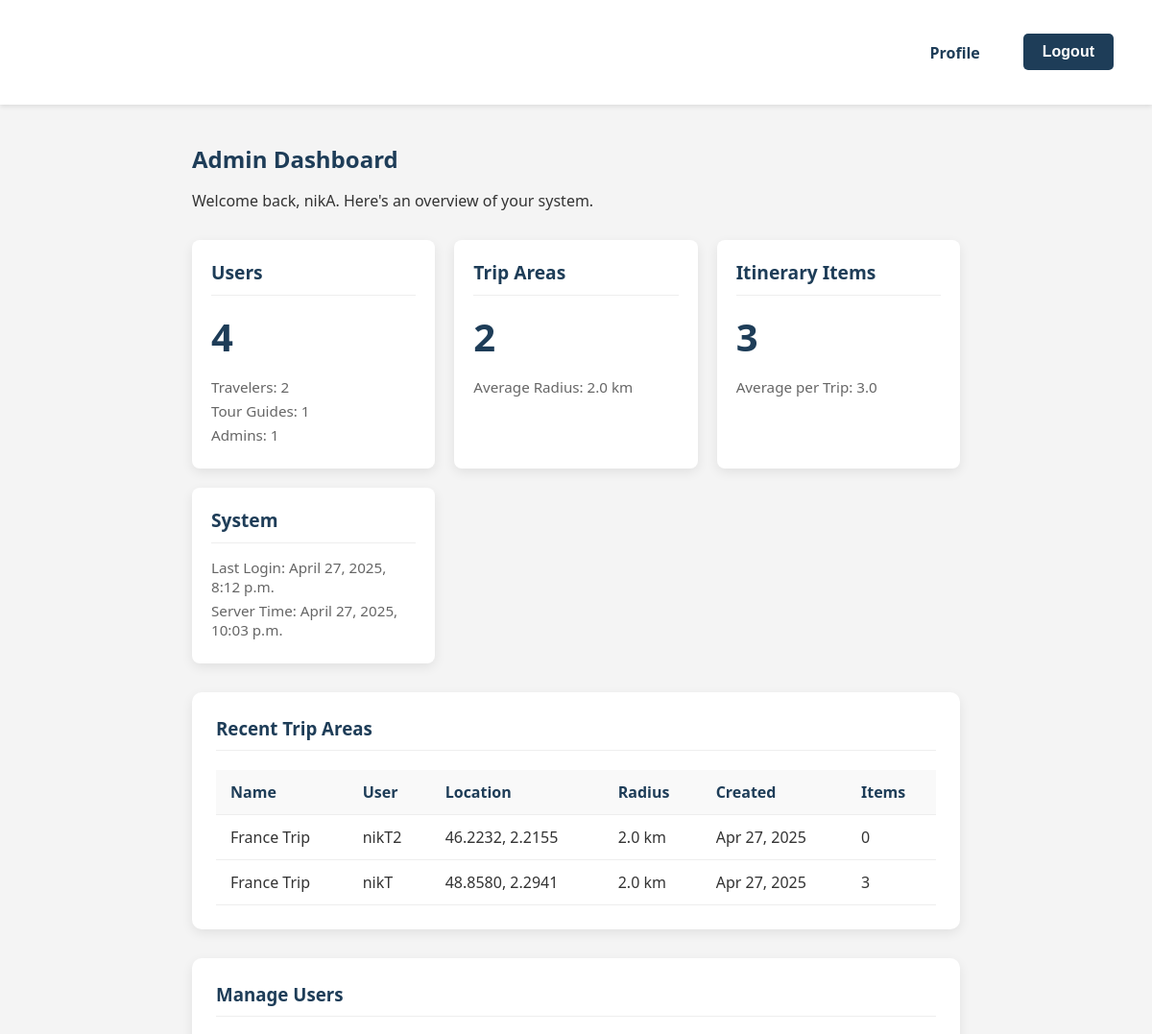
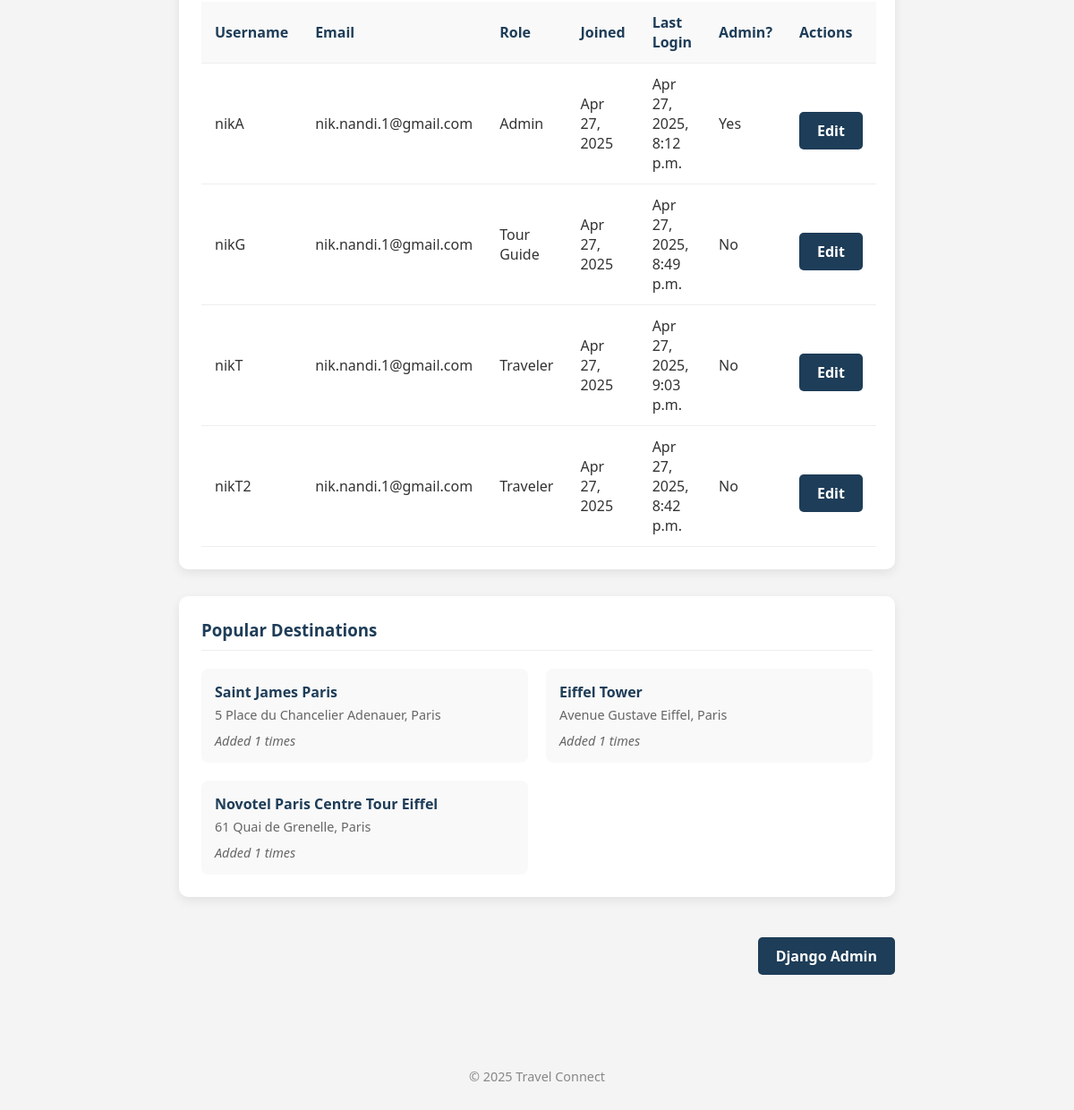
The app's page /accounts/profile/ (signed in) with its own data (2 pictures, top to bottom).
### pages/models.py (models this page shows, shortened)
class User(AbstractUser):
    ROLE_CHOICES = (
        ('traveler', 'Traveler'),
        ('guide', 'Tour Guide'),
        ('admin', 'Admin'),
    )
    role = models.CharField(max_length=20, choices=ROLE_CHOICES, default='traveler')
    def is_admin(self):
        return self.role == 'admin'

class TripArea(models.Model):
    user = models.ForeignKey(User, on_delete=models.CASCADE, related_name='trip_areas')
    name = models.CharField(max_length=100)
    description = models.TextField(blank=True)
    latitude = models.FloatField()
    longitude = models.FloatField()
    radius = models.FloatField()  # in kilometers
    created_at = models.DateTimeField(auto_now_add=True)
    assigned_guide = models.ForeignKey(
        User,
        on_delete=models.SET_NULL,
        null=True,
        blank=True,
        related_name='guided_trips'
    )

class ItineraryItem(models.Model):
    trip_area = models.ForeignKey(TripArea, on_delete=models.CASCADE, related_name='itinerary_items')
    place_id = models.CharField(max_length=255)
    name = models.CharField(max_length=255)
    address = models.CharField(max_length=255)
    photo_reference = models.CharField(max_length=500, null=True, blank=True)
    types = models.CharField(max_length=255, blank=True)
    latitude = models.FloatField()
    longitude = models.FloatField()
    created_at = models.DateTimeField(auto_now_add=True)
    notes = models.TextField(blank=True)
    order = models.IntegerField(default=0)
    class Meta:
        ordering = ['order', 'created_at']

### pages/views.py (the view)
# urls.py: path('accounts/profile/', views.profile_view, name='profile'),
@login_required
def profile_view(request):
    trip_areas = TripArea.objects.filter(user=request.user)
    context = {'trip_areas': trip_areas}
    if request.user.is_admin():
        user_count = User.objects.count()
        traveler_count = User.objects.filter(role='traveler').count()
        guide_count = User.objects.filter(role='guide').count()
        admin_count = User.objects.filter(role='admin').count()
        trip_area_count = TripArea.objects.count()
        avg_radius = TripArea.objects.aggregate(Avg('radius'))['radius__avg'] or 0
        itinerary_count = ItineraryItem.objects.count()
        trip_areas_with_items = TripArea.objects.annotate(item_count=Count('itinerary_items')).filter(item_count__gt=0)
        avg_items_per_trip = trip_areas_with_items.aggregate(Avg('item_count'))['item_count__avg'] or 0
        recent_trip_areas = TripArea.objects.select_related('user').prefetch_related('itinerary_items').order_by('-created_at')[:10]
        all_users = User.objects.order_by('username') # Changed from recent_users
        popular_destinations = (
            ItineraryItem.objects
            .values('place_id', 'name', 'address')
            .annotate(count=Count('place_id'))
            .order_by('-count')[:6]
        )
        context.update({
            'user_count': user_count,
            'traveler_count': traveler_count,
            'guide_count': guide_count,
            'admin_count': admin_count,
            'trip_area_count': trip_area_count,
            'avg_radius': avg_radius,
            'itinerary_count': itinerary_count,
            'avg_items_per_trip': avg_items_per_trip,
            'recent_trip_areas': recent_trip_areas,
            'all_users': all_users, # Changed context variable name
            'popular_destinations': popular_destinations,
        })
    recent_bookmarks = None
    if request.user.is_traveler:
        recent_bookmarks = Bookmark.objects.filter(user=request.user).order_by('-created_at')[:5] # Get latest 5
    context.update({
        'recent_bookmarks': recent_bookmarks, # Add recent bookmarks to context
    })
    return render(request, 'pages/profile.html', context)

### pages/templates/pages/profile.html (shortened to what this page needs)
{% extends 'pages/base.html' %}
{% block content %}
<div class="profile-container">
    {% if user.is_admin %}
        {% include 'pages/admin_dashboard.html' %}
    {% endif %}
</div>
{% endblock %}

### pages/templates/pages/admin_dashboard.html
<div class="admin-dashboard">
    <div class="admin-header">
        <h2>Admin Dashboard</h2>
        <p>Welcome back, {{ user.username }}. Here's an overview of your system.</p>
    </div>
    <div class="admin-stats-grid">
        <div class="admin-stat-card">
            <h3>Users</h3>
            <div class="stat-number">{{ user_count }}</div>
            <div class="stat-details">
                <div>Travelers: {{ traveler_count }}</div>
                <div>Tour Guides: {{ guide_count }}</div>
                <div>Admins: {{ admin_count }}</div>
            </div>
        </div>
        <div class="admin-stat-card">
            <h3>Trip Areas</h3>
            <div class="stat-number">{{ trip_area_count }}</div>
            <div class="stat-details">
                <div>Average Radius: {{ avg_radius|floatformat:1 }} km</div>
            </div>
        </div>
        <div class="admin-stat-card">
            <h3>Itinerary Items</h3>
            <div class="stat-number">{{ itinerary_count }}</div>
            <div class="stat-details">
                <div>Average per Trip: {{ avg_items_per_trip|floatformat:1 }}</div>
            </div>
        </div>
        <div class="admin-stat-card">
            <h3>System</h3>
            <div class="stat-details">
                <div>Last Login: {{ user.last_login|date:"F j, Y, g:i a" }}</div>
                <div>Server Time: {% now "F j, Y, g:i a" %}</div>
            </div>
        </div>
    </div>
    <div class="admin-section">
        <h3>Recent Trip Areas</h3>
        <table class="admin-table">
            <thead>
                <tr>
                    <th>Name</th>
                    <th>User</th>
                    <th>Location</th>
                    <th>Radius</th>
                    <th>Created</th>
                    <th>Items</th>
                </tr>
            </thead>
            <tbody>
                {% for area in recent_trip_areas %}
                <tr>
                    <td>{{ area.name }}</td>
                    <td>{{ area.user.username }}</td>
                    <td>{{ area.latitude|floatformat:4 }}, {{ area.longitude|floatformat:4 }}</td>
                    <td>{{ area.radius }} km</td>
                    <td>{{ area.created_at|date:"M d, Y" }}</td>
                    <td>{{ area.itinerary_items.count }}</td>
                </tr>
                {% endfor %}
            </tbody>
        </table>
    </div>
    <div class="admin-section">
        <h3>Manage Users</h3>
        <table class="admin-table">
            <thead>
                <tr>
                    <th>Username</th>
                    <th>Email</th>
                    <th>Role</th>
                    <th>Joined</th>
                    <th>Last Login</th>
                    <th>Admin?</th>
                    <th>Actions</th>
                </tr>
            </thead>
            <tbody>
                {% for u in all_users %}
                <tr>
                    <td>{{ u.username }}</td>
                    <td>{{ u.email }}</td>
                    <td>{{ u.get_role_display }}</td>
                    <td>{{ u.date_joined|date:"M d, Y" }}</td>
                    <td>{{ u.last_login|date:"M d, Y, g:i a" }}</td>
                    <td>{{ u.is_superuser|yesno:"Yes,No" }}</td>
                    <td>
                        <a href="{% url 'admin:pages_user_change' u.id %}" class="btn btn-sm btn-secondary">Edit</a>
                    </td>
                </tr>
                {% empty %}
                <tr>
                    <td colspan="8">No users found.</td>
                </tr>
                {% endfor %}
            </tbody>
        </table>
    </div>
    <div class="admin-section">
        <h3>Popular Destinations</h3>
        <div class="popular-destinations">
            {% for item in popular_destinations %}
            <div class="popular-destination-card">
                <h4>{{ item.name }}</h4>
                <p>{{ item.address }}</p>
                <div class="destination-stats">
                    <span>Added {{ item.count }} times</span>
                </div>
            </div>
            {% endfor %}
        </div>
    </div>
    <div class="admin-actions">
        <a href="{% url 'admin:index' %}" class="btn admin-btn">Django Admin</a>
    </div>
</div>

### pages/static/core/style.css (style rules this page uses)
body { font-family: 'Segoe UI', sans-serif; margin: 0; padding: 0; background-color: #f4f4f4; color: #333; }
a { text-decoration: none; color: #1e3d58; }
.profile-container { max-width: 800px; margin: 40px auto; padding: 0 20px; }
.btn { display: inline-block; background-color: #1e3d58; color: white; padding: 10px 20px; border-radius: 5px; margin-top: 15px; font-weight: 600; border: none; cursor: pointer; text-align: center; font-size: 1rem; transition: background-color 0.3s ease, transform 0.2s ease; }
.admin-dashboard { width: 100%; max-width: 1200px; margin: 0 auto; }
.admin-header { margin-bottom: 30px; }
.admin-header h2 { color: #1e3d58; margin-bottom: 10px; }
.admin-stats-grid { display: grid; grid-template-columns: repeat(auto-fill, minmax(250px, 1fr)); gap: 20px; margin-bottom: 30px; }
.admin-stat-card { background-color: white; border-radius: 8px; padding: 20px; box-shadow: 0 4px 12px rgba(0,0,0,0.08); transition: transform 0.2s ease, box-shadow 0.2s ease; }
.admin-stat-card h3 { color: #1e3d58; margin-top: 0; margin-bottom: 15px; font-size: 1.2rem; border-bottom: 1px solid #eee; padding-bottom: 10px; }
.stat-number { font-size: 2.5rem; font-weight: 700; color: #1e3d58; margin-bottom: 15px; }
.stat-details { color: #666; font-size: 0.95rem; }
.stat-details div { margin-bottom: 5px; }
.admin-section { background-color: white; border-radius: 10px; padding: 25px; box-shadow: 0 4px 12px rgba(0,0,0,0.08); margin-bottom: 30px; }
.admin-section h3 { color: #1e3d58; margin-top: 0; margin-bottom: 20px; padding-bottom: 10px; border-bottom: 1px solid #eee; }
.admin-table { width: 100%; border-collapse: collapse; }
.admin-table th, .admin-table td { padding: 12px 15px; text-align: left; border-bottom: 1px solid #eee; }
.admin-table th { background-color: #f9f9f9; font-weight: 600; color: #1e3d58; }
.popular-destinations { display: grid; grid-template-columns: repeat(auto-fill, minmax(280px, 1fr)); gap: 20px; }
.popular-destination-card { background-color: #f9f9f9; border-radius: 8px; padding: 15px; transition: transform 0.2s ease, box-shadow 0.2s ease; }
.popular-destination-card h4 { margin-top: 0; color: #1e3d58; margin-bottom: 5px; }
.popular-destination-card p { color: #666; margin: 5px 0; font-size: 0.9rem; }
.destination-stats { margin-top: 10px; font-size: 0.9rem; color: #666; font-style: italic; }
.admin-actions { display: flex; justify-content: flex-end; margin-top: 20px; }
.admin-btn { background-color: #1e3d58; margin-left: 10px; }

### records on screen
User: username "nikA", last_login "April 27, 2025, 8:12 p.m.", email "nik.nandi.1@gmail.com", role "Admin", date_joined "Apr 27, 2025", last_login "Apr 27, 2025, 8:12 p.m.", is_superuser "Yes"
TripArea: name "France Trip", user.username "nikT2", latitude "46.2232", longitude "2.2155", radius "2.0", created_at "Apr 27, 2025", itinerary_items.count "0"
TripArea: name "France Trip", user.username "nikT", latitude "48.8580", longitude "2.2941", radius "2.0", created_at "Apr 27, 2025", itinerary_items.count "3"
User: username "nikG", email "nik.nandi.1@gmail.com", role "Tour Guide", date_joined "Apr 27, 2025", last_login "Apr 27, 2025, 8:49 p.m.", is_superuser "No"
User: username "nikT", email "nik.nandi.1@gmail.com", role "Traveler", date_joined "Apr 27, 2025", last_login "Apr 27, 2025, 9:03 p.m.", is_superuser "No"
User: username "nikT2", email "nik.nandi.1@gmail.com", role "Traveler", date_joined "Apr 27, 2025", last_login "Apr 27, 2025, 8:42 p.m.", is_superuser "No"
ItineraryItem: name "Saint James Paris", address "5 Place du Chancelier Adenauer, Paris", count "1"
ItineraryItem: name "Eiffel Tower", address "Avenue Gustave Eiffel, Paris", count "1"
ItineraryItem: name "Novotel Paris Centre Tour Eiffel", address "61 Quai de Grenelle, Paris", count "1"

### other values on screen
{{ user_count }} "4"
{{ traveler_count }} "2"
{{ guide_count }} "1"
{{ admin_count }} "1"
{{ trip_area_count }} "2"
{{ avg_radius|floatformat:1 }} "2.0"
{{ itinerary_count }} "3"
{{ avg_items_per_trip|floatformat:1 }} "3.0"
